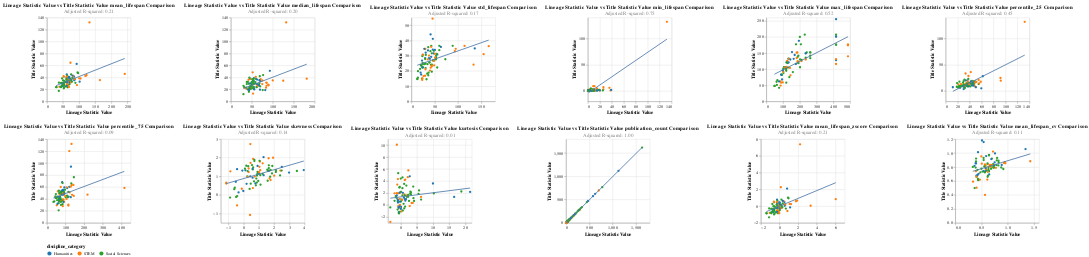

Notebook source saved alongside this figure:
### Code cell
updated_correlation_chart, updated_correlation_df = create_correlation_chart(category_stats, updated_subset_merged_discipline_stats, 'lineage_statistic_value', 'title_statistic_value', 'discipline_category')
updated_correlation_chart
